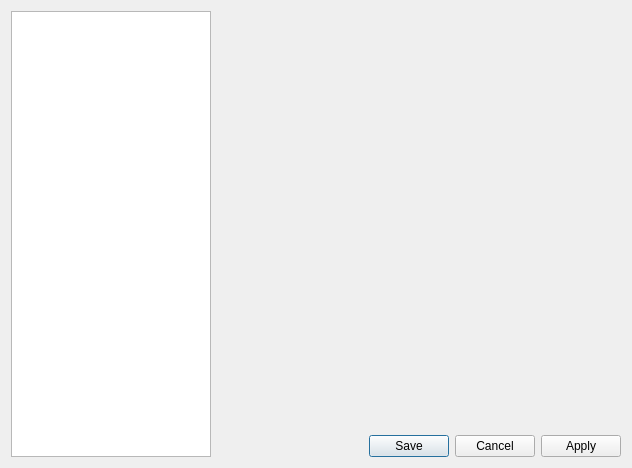
<?xml version="1.0" encoding="UTF-8"?>
<ui version="4.0">
 <class>ConfigDialog</class>
 <widget class="QDialog" name="ConfigDialog">
  <property name="geometry">
   <rect>
    <x>0</x>
    <y>0</y>
    <width>632</width>
    <height>468</height>
   </rect>
  </property>
  <property name="windowTitle">
   <string>Config Dialog</string>
  </property>
  <property name="modal">
   <bool>true</bool>
  </property>
  <layout class="QHBoxLayout" name="horizontalLayout_2">
   <item>
    <layout class="QHBoxLayout" name="horizontalLayout">
     <item>
      <widget class="QTreeWidget" name="configItemList">
       <property name="maximumSize">
        <size>
         <width>200</width>
         <height>16777215</height>
        </size>
       </property>
       <attribute name="headerVisible">
        <bool>false</bool>
       </attribute>
       <column>
        <property name="text">
         <string notr="true">1</string>
        </property>
       </column>
      </widget>
     </item>
     <item>
      <layout class="QVBoxLayout" name="verticalLayout">
       <item>
        <widget class="QStackedWidget" name="configpages"/>
       </item>
       <item>
        <widget class="QDialogButtonBox" name="btn">
         <property name="standardButtons">
          <set>QDialogButtonBox::Apply|QDialogButtonBox::Cancel|QDialogButtonBox::Save</set>
         </property>
        </widget>
       </item>
      </layout>
     </item>
    </layout>
   </item>
  </layout>
 </widget>
 <resources/>
 <connections/>
</ui>
